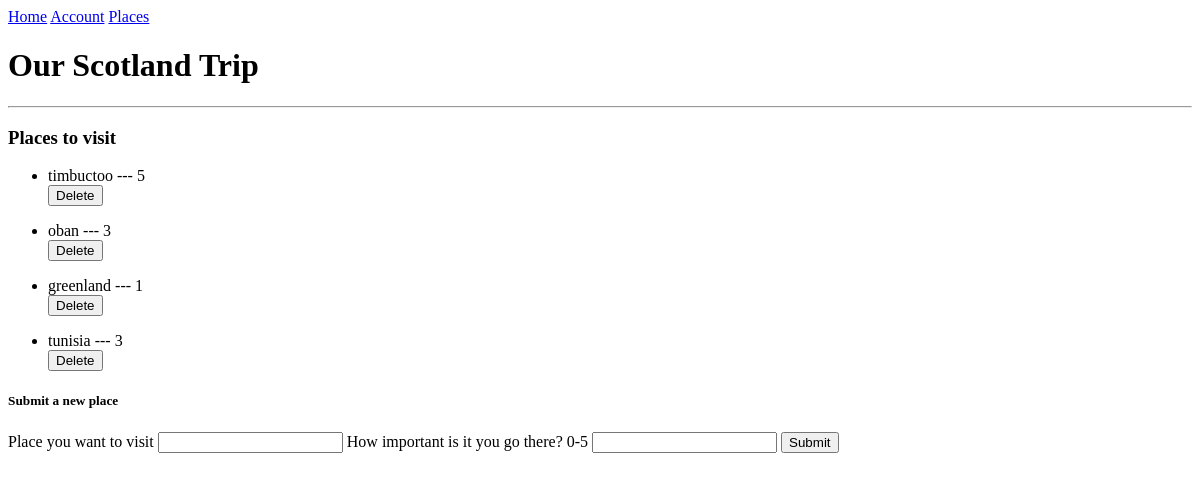
/visit (signed in), run on an earlier commit of the app's database.
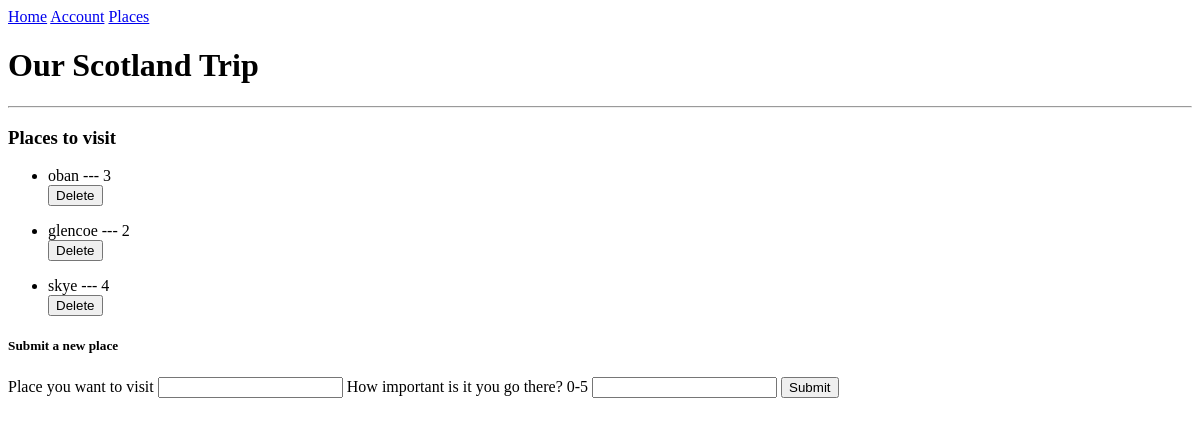
And on a later commit of the database.
### models.py (models this page shows)
class Visit(db.Model):
    id = db.Column(db.Integer, primary_key = True)
    place = db.Column(db.String(100), index= True)
    user_id = db.Column(db.Integer, db.ForeignKey('user.id'))
    rating = db.Column(db.Integer, index= True, unique = False)

### routes.py (the view)
@app.route("/visit", methods=["POST", "GET"])
@login_required
def visit():
    form = VisitForm()
    user = current_user
    user = User.query.filter_by(username = user.username).first()
    places = Visit.query.all()
    if request.method == "POST":
        place = Visit(place=form.place.data, user_id=user.id, rating=form.rating.data)
        db.session.add(place)
        db.session.commit()
        flash("The place has been successfully added")
        return render_template("visit.html", form=form, user=user, places=places)
    return render_template("visit.html", form=form, user=user, places=places)

### forms.py
class VisitForm(FlaskForm):
    place = StringField("Place you want to visit", validators=[DataRequired()])
    rating= StringField("How important is it you go there? 0-5", validators=[DataRequired()])
    submit = SubmitField("Submit")

### models.py (called while the page is built)
    @login.user_loader
    def load_user(id):
        return User.query.get(int(id))

### templates/visit.html (shortened to what this page needs)
{% extends "base.html" %}
{% block content %}
<h3>Places to visit</h3>
{% for place in places %}
<ul>
    <li>{{ place.place }} --- {{ place.rating }} <form action="{{ url_for ('delete_place', place_id=place.id) }}" method="post">
        <input class="btn" type="submit" name="delete" value="Delete">
    </form></li>
</ul>
{% endfor %}
<h5>Submit a new place</h5>
<form action="" method="POST">
    {{form.place.label}}
    {{form.place()}}
    {{form.rating.label}}
    {{form.rating()}}
    {{form.submit()}}
</form>
{% endblock %}

### templates/base.html (shortened to what this page needs)
<!DOCTYPE html>
<html>
    <nav>
        <a href="/">Home</a>
        <a href="/account">Account</a>
        <a href="/visit">Places</a>
    </nav>
    <h1>Our Scotland Trip</h1>
    <hr>
    <body>
        {% block content %}
        {% endblock %}
    </body>
</html>

What changed in the data, as far as the page shows it:
removed Visit: place "timbuctoo", rating "5"
removed Visit: place "greenland", rating "1"
removed Visit: place "tunisia", rating "3"
added Visit: place "glencoe", rating "2"
added Visit: place "skye", rating "4"
